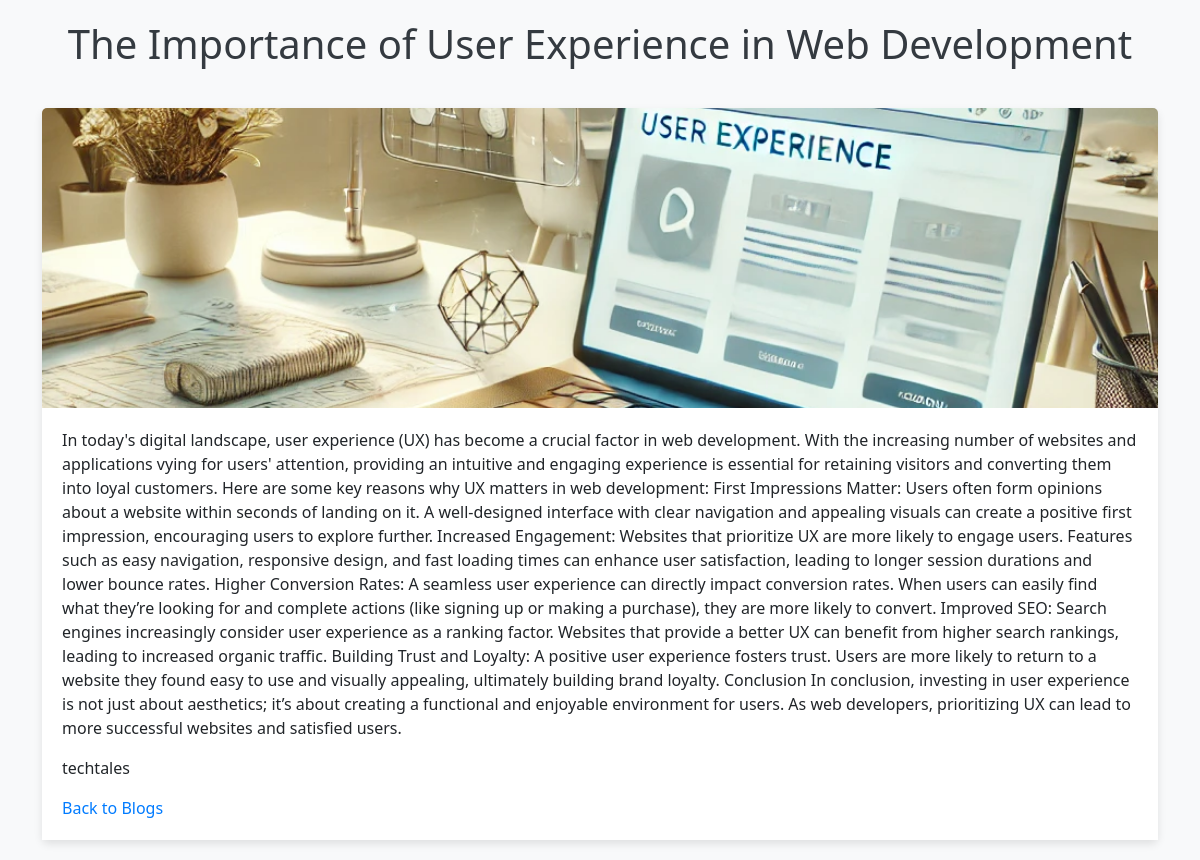
/blog_details/10/, run on the app's committed database.
### app/models.py (models this page shows, shortened)
class Blog(models.Model):
    STATUS = (('submitted','submitted'),('pending','pending'),('verified','verified'),('rejected','rejected'))
    user = models.ForeignKey(User,on_delete=models.CASCADE)
    title = models.CharField(max_length=233,unique= True)
    content = models.TextField()
    image = models.ImageField(blank=True,upload_to='blog_images/')
    blog_url = models.URLField(blank=True)
    video = models.CharField(max_length=122,blank=True)
    created_at = models.DateTimeField(auto_now_add=True)
    updated_at = models.DateTimeField(auto_now=True)
    feed_back_to_user = models.CharField(blank=True,max_length=200)
    status = models.CharField(blank=True,choices=STATUS,max_length=20,default='submitted')

### app/views.py (the view)
# urls.py: path('blog_details/<int:blog_id>/',blog_details,name='blog_details'),
def blog_details(request,blog_id):
    blog = Blog.objects.get(id= blog_id)
    context = {
        'blog':blog,
    }
    return render(request,'blog_details.html',context)

### templates/blog_details.html (shortened to what this page needs)
<!DOCTYPE html>
<html lang="en">
<head>
    <link href="https://cdn.jsdelivr.net/npm/bootstrap@5.3.0-alpha1/dist/css/bootstrap.min.css" rel="stylesheet">
</head>
<body>
    <h1 class="blog-title">{{ blog.title }}</h1>
    <div class="container blog-content">
        <div class="card">
            <img src="{{ blog.image.url }}" class="card-img-top" alt="Blog Image">
            <div class="card-body">
                <p>{{ blog.content }}</p>
                <p>{{blog.user}}</p>
                <a href="/" class="read-more">Back to Blogs</a>
            </div>
        </div>
    </div>
</body>
</html>

### templates/blog_details.html (style rules this page uses)
body { background-color: #f8f9fa; }
.blog-title { text-align: center; margin-top: 20px; color: #343a40; }
.blog-content { margin-top: 40px; }
.card { border: none; box-shadow: 0 4px 8px rgba(0, 0, 0, 0.1); margin-bottom: 20px; }
.card-img-top { height: 300px; object-fit: cover; }
.card-body { background-color: #ffffff; padding: 20px; }
.read-more { color: #007bff; text-decoration: none; }

### data on the page
Blog: title "The Importance of User Experience in Web Development", image (picture), content "In today's digital landscape, user experience (UX) has become a crucial factor in web development. With the increasing number of websites and applications vying for users' attention, providing an intuitive and engaging experience is essential for retaining visitors and converting them into loyal customers. Here are some key reasons why UX matters in web development: First Impressions Matter: Users often form opinions about a website within seconds of landing on it. A well-designed interface with clear navigation and appealing visuals can create a positive first impression, encouraging users to explore further. Increased Engagement: Websites that prioritize UX are more likely to engage…", user "techtales"
